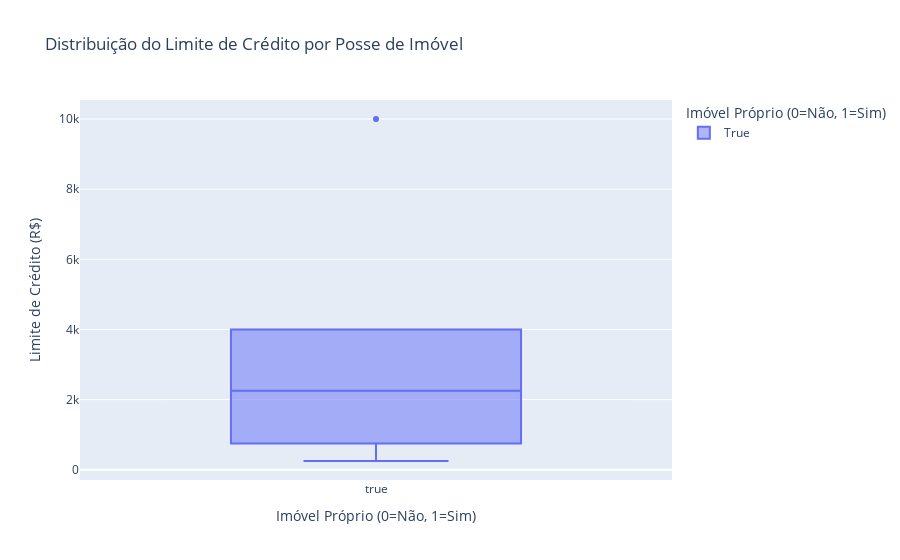

Notebook code cell kept with this figure:
### Code cell
# Boxplot: Análise de imóvel próprio e limite de crédito

fig3 = px.box(df, x='Imovel_Proprio', y='Limite_Credito',
              title='Distribuição do Limite de Crédito por Posse de Imóvel',
              labels={'Imovel_Proprio': 'Imóvel Próprio (0=Não, 1=Sim)', 'Limite_Credito': 'Limite de Crédito (R$)'},
              color='Imovel_Proprio')
fig3.show()
'''
Analisa a variação no limite de crédito baseado na posse de imóvel, destacando outliers e distribuição.
'''

### Figure 1 — Plotly figure (JSON) as saved in the notebook; plotly's stock layout.template omitted (floating-point values rounded to 4 significant figures)
{"data": [{"alignmentgroup": "True", "hovertemplate": "Imóvel Próprio (0=Não, 1=Sim)=%{x}<br>Limite de Crédito (R$)=%{y}<extra></extra>", "legendgroup": "True", "marker": {"color": "#636efa"}, "name": "True", "notched": false, "offsetgroup": "True", "orientation": "v", "showlegend": true, "type": "box", "x": [true, true, true, true, true, true, true, true], "x0": " ", "xaxis": "x", "y": [2500, 4000, 4000, 1000, 10000, 2000, 500, 250], "y0": " ", "yaxis": "y"}], "layout": {"boxmode": "overlay", "legend": {"title": {"text": "Imóvel Próprio (0=Não, 1=Sim)"}, "tracegroupgap": 0}, "title": {"text": "Distribuição do Limite de Crédito por Posse de Imóvel"}, "xaxis": {"anchor": "y", "categoryarray": [true], "categoryorder": "array", "domain": [0, 1], "title": {"text": "Imóvel Próprio (0=Não, 1=Sim)"}}, "yaxis": {"anchor": "x", "domain": [0, 1], "title": {"text": "Limite de Crédito (R$)"}}}}
